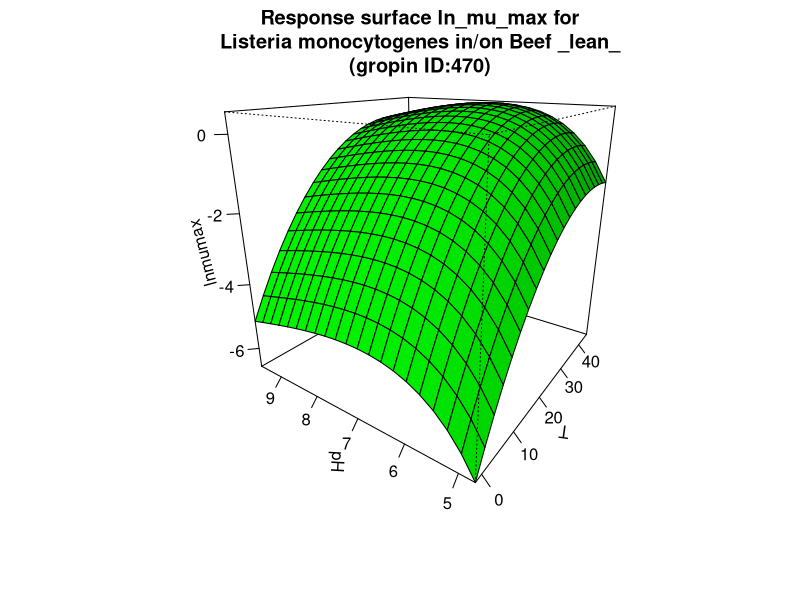

Recreate this plot in R.
#############################
# start of Parameter script
#############################
T <- seq(-1.72172,44.955044955045,length.out=21)
pH <- seq(4.71471,9.6003996003996,length.out=21)
#############################
# end of Parameter script
#############################
############################# 
# start of Model script Gropin ID 470 
#############################
 
# constant coefficients for this model
 
variables <- data.frame(T,pH)
argumentsPar <- unique.data.frame(expand.grid(variables))
 
# heart of the model
response_surface <- function(T,pH) {
   mumax <-(-232.64+((1.4041*(10^5))/(T+273))+((-2.1908*10^7)/((T+273)^2))+(1.1586*(10^2)/pH)+((-4.0952*(10^2))/(pH^2)))

	return(mumax=mumax)
} 

# output parameters
responseSurface <- cbind(argumentsPar,response_surface(argumentsPar['T'],argumentsPar['pH']))
colnames(responseSurface) <- c(colnames(argumentsPar),'lnmumax')
#############################
# End of Model script
#############################
############################# 
# start of Visualisation script Gropin ID 470 
#############################
titleText <-'Response surface ln_mu_max for
Listeria monocytogenes in/on Beef _lean_
(gropin ID:470)'
persp(T,pH,matrix(unlist(responseSurface$'lnmumax'),nrow=21),col = 'green',xlab='T',ylab='pH',zlab='lnmumax',main=titleText,theta=305,phi=20,shade=0.25,ticktype = 'detailed')
#############################
# End of Visualisation script
#############################
